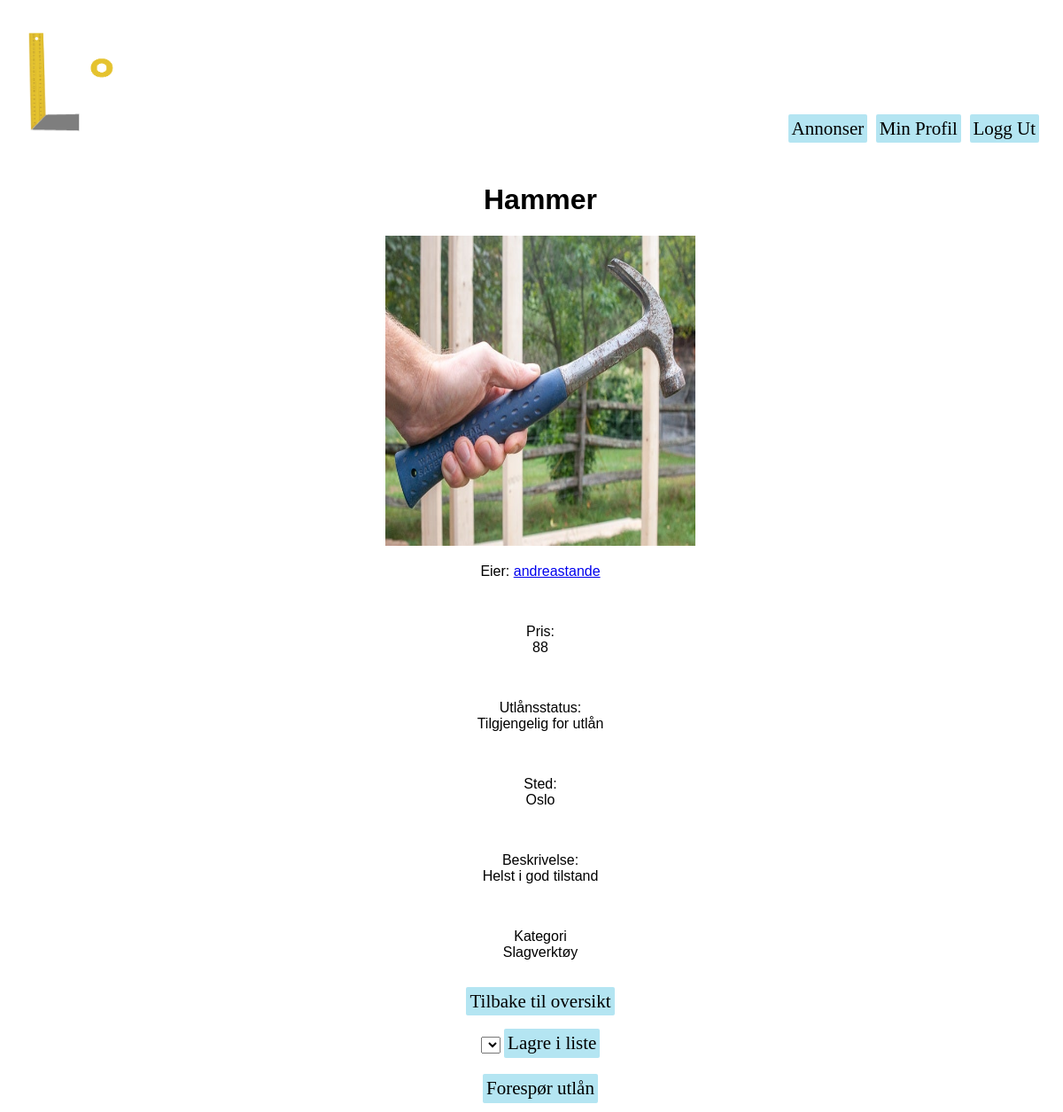
Screenshot of /homepage/listing/55 (signed in) with the database file from the repository.
### homepage/models.py (models this page shows, shortened)
class Listing(models.Model):
    owner = models.ForeignKey(User, verbose_name = 'User', on_delete=models.CASCADE, null=True) #user burde kanskje endres til settings.AUTH_USER_MODEL. må i så fall django.conf import settings
    title = models.CharField(max_length=50, verbose_name="Tittel")
    image = models.ImageField(upload_to='images/', null=True)
    loaned = models.BooleanField(default=False, verbose_name="Utlånt?")
    price = models.PositiveSmallIntegerField(verbose_name='Pris', default=0)
    location = models.CharField(max_length=100, verbose_name="Sted") #burde kanskje være annet enn CharField. Gjør det vanskelig å sortere etter denne attributten
    description = models.TextField(verbose_name="Beskrivelse")
    wantToLoan = models.BooleanField(default=False, verbose_name="Ønskes lånt?")
    SW = 1
    PT = 2
    WD = 3
    CT = 4
    SV = 5
    BO = 6
    OT = 7
    CATEGORY_CHOICES = (
        (SW, 'Saging'),
        (PT, 'Maling'),
        (WD, 'Sveising'),
        (CT, 'Kutt/Kapping'),
        (SV, 'Skruverktøy'),
        (BO, 'Slagverktøy'),
        (OT, 'Annet'),
    )
    category = models.PositiveSmallIntegerField(
        choices = CATEGORY_CHOICES,
        default = OT,
        verbose_name="Kategori",
    )

### homepage/views.py (the view)
# urls.py: path('listing/<int:listing_id>', views.listing, name='listing'),
@login_required
def listing(request, listing_id):
    listing = get_object_or_404(Listing, pk = listing_id)
    agreementRequests = listing.agreement_req_listing.all() #forespørsler om å låne annonsen
    notRequested = True #hvorvidt annonsen ikke er forespurt
    loanedBy = None #blir satt til brukeren som evt har lånt objektet
    if request.POST.get('accept_btn'):
        ag_req_pk = request.POST.get('ag_req_pk_field')
        agreement_request = AgreementRequest.objects.get(pk=ag_req_pk)
        createAgreement(listing, agreement_request)
        for request in agreementRequests:
            declineAgreement(agreement_request)
    elif request.POST.get('decline_btn'):
        ag_req_pk = request.POST.get('ag_req_pk_field')
        agreement_request = AgreementRequest.objects.get(pk=ag_req_pk)
        declineAgreement(agreement_request)
    myListing = False
    if listing.owner == request.user:
        myListing = True
        if listing.loaned:
            loanedBy = listing.agreement_listing.get(owner=listing.owner).loaner
        context = {'listing': listing, 'notRequested': notRequested, 'loanedBy': loanedBy, 'agreement_requests':agreementRequests}
        return render(request, 'homepage/my_listing.html', context)
    if request.POST.get('request_btn'):
        agreementRequest = AgreementRequest.objects.create_agreement_request(listing.owner, request.user, listing)
        agreementRequest.save()
    dropdownList = request.user.list_owner.all()
    if request.POST.get('add_to_fav_btn'):
        active_user = request.user
        chosenUserListName = request.POST.get('userListDD')
        chosenUserList = active_user.list_owner.all().filter(listName=chosenUserListName).first()
        chosenUserList.annonser.add(listing)
    dropdownList = request.user.list_owner.all()
    if request.POST.get('add_to_fav_btn'):
        active_user = request.user
        chosenUserListName = request.POST.get('userListDD')
        chosenUserList = active_user.list_owner.all().filter(listName=chosenUserListName).first()
        chosenUserList.annonser.add(listing)
    for requests in agreementRequests:
        if requests.loaner == request.user:
            notRequested= False
    print(myListing)
    context = {'listing': listing, 'notRequested': notRequested, 'loanedBy': loanedBy, 'agreement_requests':agreementRequests, 'myListing':myListing, 'dropdownList':dropdownList}
    return render(request, 'homepage/listing.html', context)

### homepage/templates/homepage/listing.html (shortened to what this page needs)
{% extends "users/base.html" %}
  {% block content %}
      <div>
        <h1>{{listing.title}}</h1>
        <div class="listingImgBig">
          <img src="{{listing.image.url}} " width="350px" height="350px" />
        </div>
        <p>Eier: <a href="{% url 'users:profile' listing.owner %}">{{listing.owner}}</a></p>
        <br>
        <p>Pris: <br>
          {{listing.price}}</p>
        <br>
        <p>Utlånsstatus: <br>
          {% if listing.loaned %}
            Utlånt
          {% else %}
            Tilgjengelig for utlån
          {% endif %}
        </p>
        <br>
        <p>Sted: <br>
          {{listing.location}}</p>
        <br>
        <p>Beskrivelse: <br>
          {{listing.description}}</p>
        <br>
        <p>Kategori <br>
          {{listing.get_category_display}}</p>
        <br>
        <a href="{% url 'homepage:listing_overview' 'utlån' %}" class="knapp">Tilbake til oversikt</a>
      </div>
      <br>
    <div>
      <form action="{% url 'homepage:listing' listing.id %}" method="POST">
        <select id='userListDD' name='userListDD'>
        </select>
        <button type="submit" value = "Click" name="add_to_fav_btn">Lagre i liste</button>
      </form>
      <br>
    </div>
    {% if listing.loaned %}
        <div>
          <p>Objektet er allerede utlånt</p>
        </div>
      {% elif notRequested %}
        <div>
          <form action="{% url 'homepage:listing' listing.id %}" method="POST">
            <button type="submit" value = "Click" name="request_btn">Forespør utlån</button>
          </form>
        </div>
      {% else %}
      <div>
        <p>
          Lån er allerede forespurt
        </p>
      </div>
      {% endif %}
  {% endblock content %}

### users/static/stylish.css (style rules this page uses)
.bg { margin: 0px; background-image: url("../static/img/standinBG2_r.jpg"); background-size: cover; height: 100%; min-height: 100vh; font-family: 'Courier New', Courier, monospace; }
button, .knapp, .knappStor { background-color: rgb(180, 229, 242); padding: 4px; text-decoration: none; box-shadow: 2px; font-family: "Times New Roman", Times, serif; color: black; border: none; border-radius: 2px; font-size: 21px; }
.listingImgBig { display: inline-block; height: 350px; width: 350px; }

### rows the page displays
Listing: title "Hammer", image (picture), owner "andreastande", price "88", location "Oslo", description "Helst i god tilstand", category "Slagverktøy"
